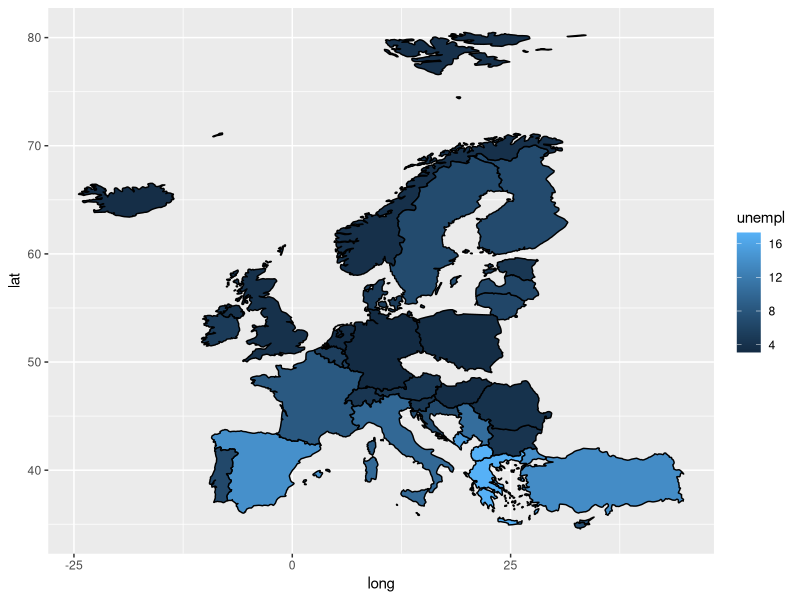
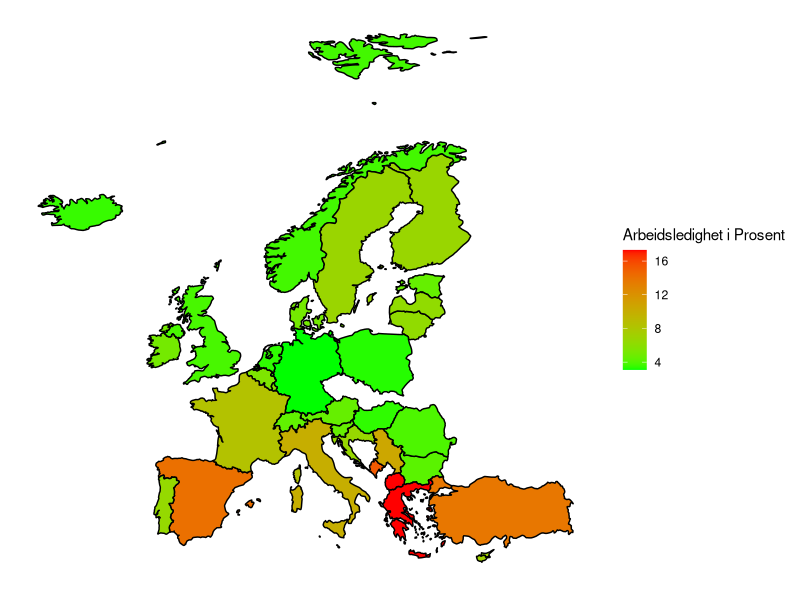
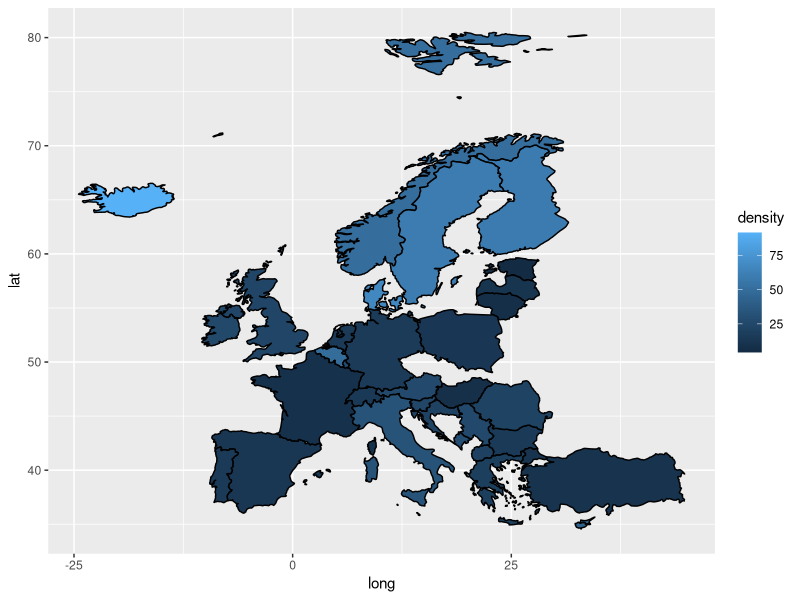
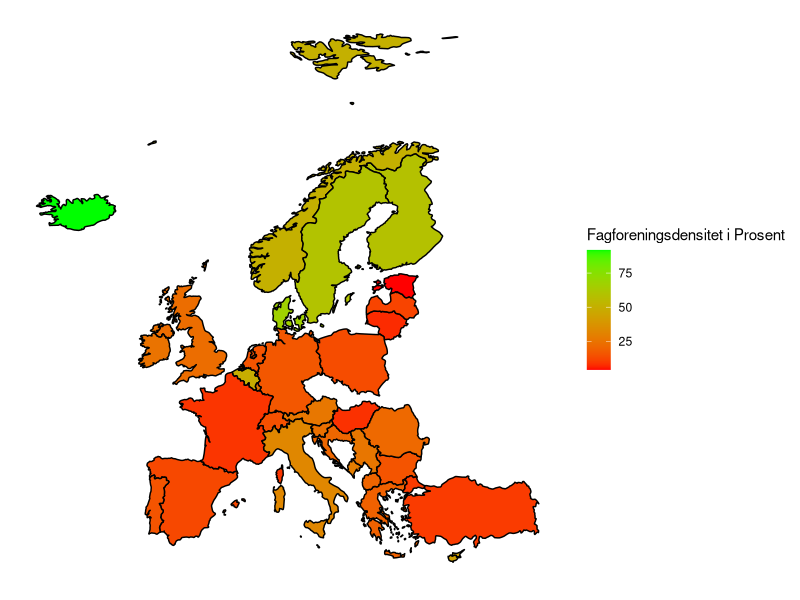
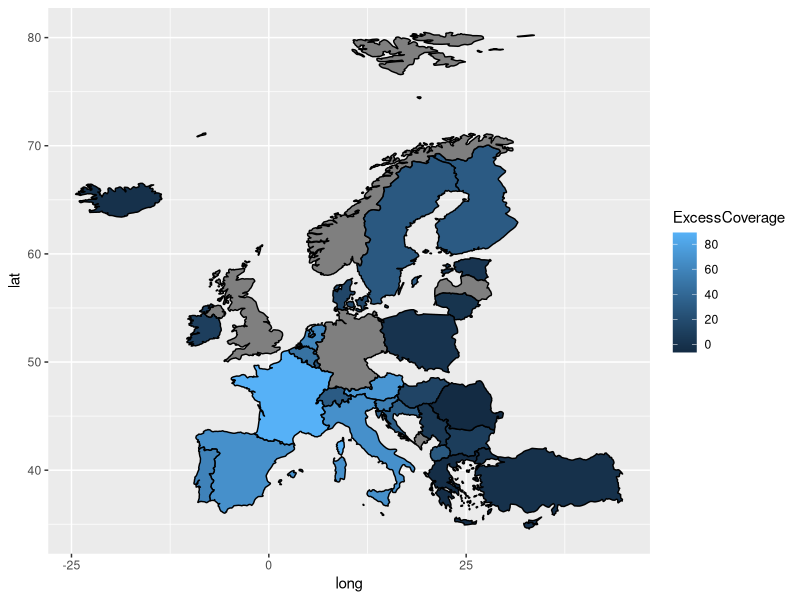
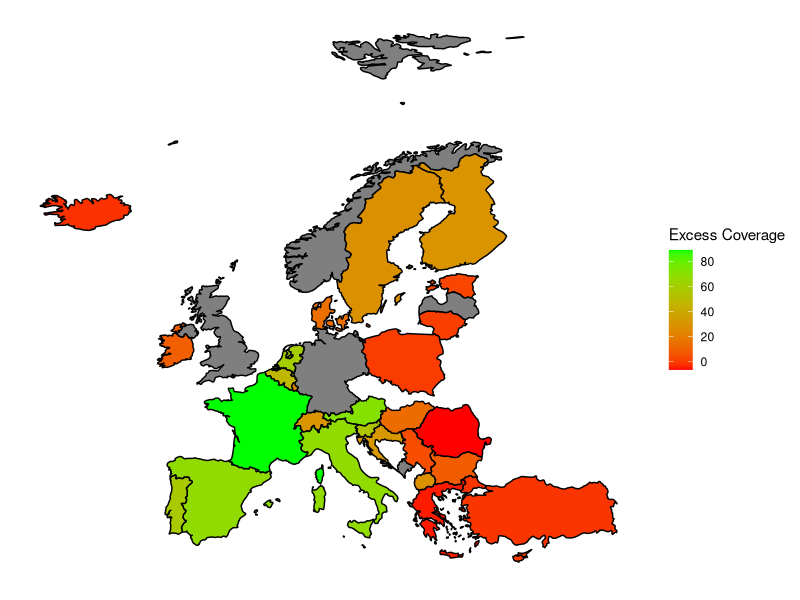
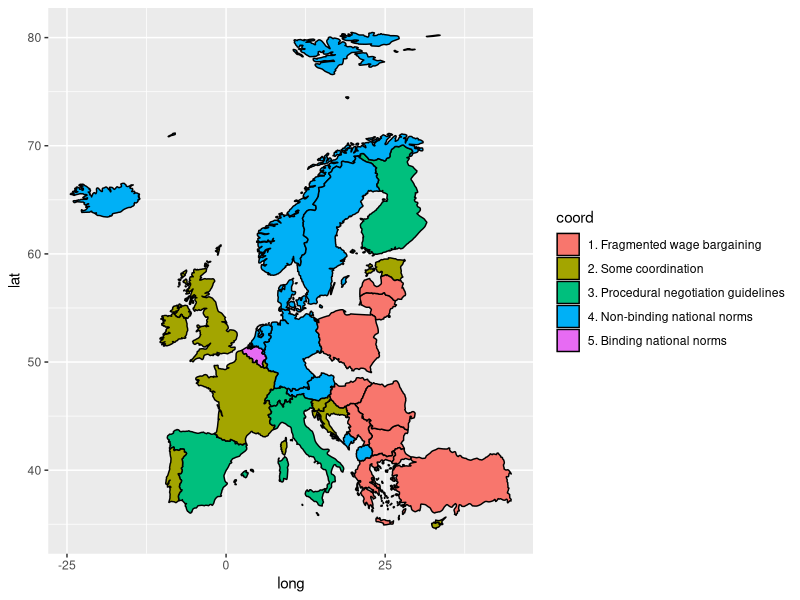
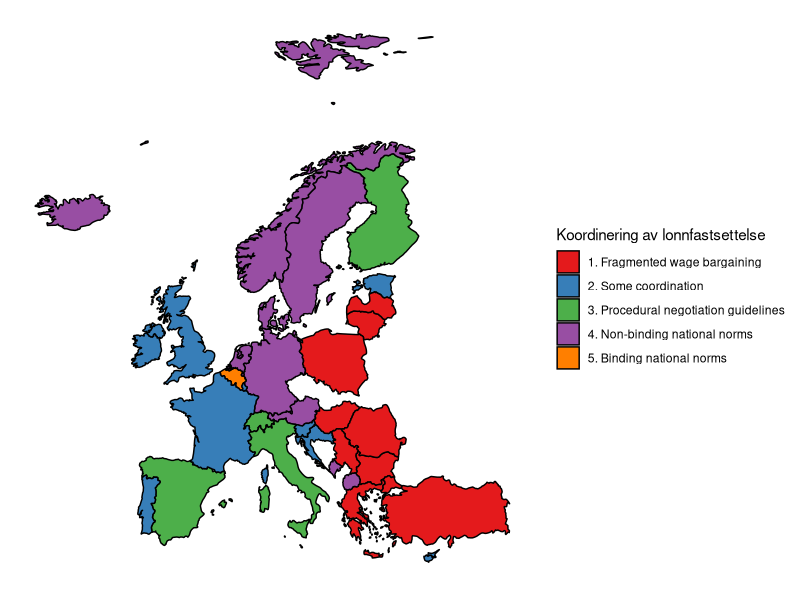

Reproduce these figures in R, in order.
### Assignment 2.3


# Loading packages needed for the assignment

library(readr) # fileformat of the dataset
library(ggplot2)     # the ggplot package
library(tidyverse)  # the tidyverse package


union<- read_csv("union_unempl.csv") #Loading the data with information about the variables of interest


#Changing the name of a single observation. The below code changes all observations called "United Kingdom" to "UK" in the union data. This is done so we can merge the data
union$country <- gsub("United Kingdom", "UK", union$country)
View(union) 

# Renaming a variable. The below code renames the variable "Country" to "Region". 
names(union)[names(union) == "country"] <- "region"
View(union) 



mapdata <- map_data("world") #loading map data
view(mapdata)

mapdata <- left_join(mapdata, union, by = "region") # Combining datasets

mapdata1 <- mapdata %>% filter(!is.na(mapdata$unempl)) # Removing NA values to only plot the countries we have data for


# Lag kart over Europa som viser arbeidsledighetsrate i ulike land. #
#####

# Plotting a map that shows unemployment rates in countries in Europe. 
map1 <- ggplot(mapdata1, aes(x = long, y = lat, group = group)) +
  geom_polygon(aes(fill = unempl), col = "black")
map1

# Plotting a new map with colors that are easier to see

map1.1 <- map1 + scale_fill_gradient(name = "Arbeidsledighet i Prosent", low = "green", high = "red", na.value = "grey50") +
  theme(axis.text.x = element_blank(),
        axis.text.y = element_blank(),
        axis.ticks = element_blank(),
        axis.title.x = element_blank(),
        axis.title.y = element_blank(),
        rect = element_blank())
map1.1

#####

# Plotting a map showing union density

map2 <- ggplot(mapdata1, aes(x = long, y = lat, group = group)) +
  geom_polygon(aes(fill = density), col = "black")
map2

map2.1 <- map2 + scale_fill_gradient(name = "Fagforeningsdensitet i Prosent", low = "red", high = "green", na.value = "grey50") +
  theme(axis.text.x = element_blank(),
        axis.text.y = element_blank(),
        axis.ticks = element_blank(),
        axis.title.x = element_blank(),
        axis.title.y = element_blank(),
        rect = element_blank())
map2.1

#####


# Plotting a map showing excess coverage


# Making excess coverage variable

mapdata1$ExcessCoverage <- mapdata1$coverage - mapdata1$density

map3 <- ggplot(mapdata1, aes(x = long, y = lat, group = group)) +
  geom_polygon(aes(fill = ExcessCoverage), col = "black")
map3

map3.1 <- map3 + scale_fill_gradient(name = "Excess Coverage", low = "red", high = "green", na.value = "grey50") +
  theme(axis.text.x = element_blank(),
        axis.text.y = element_blank(),
        axis.ticks = element_blank(),
        axis.title.x = element_blank(),
        axis.title.y = element_blank(),
        rect = element_blank())
map3.1


#####

# Plotting a map showing coordination of payrate setting

map4 <- ggplot(mapdata1, aes(x = long, y = lat, group = group)) +
  geom_polygon(aes(fill = coord), col = "black")
map4

map4.1 <- map4 + scale_fill_brewer(name = "Koordinering av lonnfastsettelse", palette = "Set1") +
  theme(axis.text.x = element_blank(),
        axis.text.y = element_blank(),
        axis.ticks = element_blank(),
        axis.title.x = element_blank(),
        axis.title.y = element_blank(),
        rect = element_blank())
map4.1
